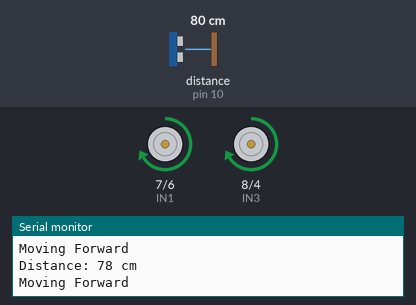
A sketch run on a simulated Arduino Uno, built with avr-gcc and run on an emulated ATmega328P. On the bench: motor-driver pin pairs drawn as motors (green arrow = first pin HIGH = forward, orange = second pin HIGH = backward, longer = more drive, scaled by the enable pin), the last lines printed to the serial monitor. Wiring (inferred from the names in the program): ultrasonic range finder: trigger pin 9; echo pin 10. The test bench sets the inputs (shaded band); at power-on: distance to the obstacle (sensor on pin 10) 80 cm. The echo pulse lasts 58.3 µs per cm.

Above: at 1.2 s.
1.3 s: distance to the obstacle (sensor on pin 10) set to 24 cm
2.8 s: distance to the obstacle (sensor on pin 10) set to 19 cm
At 3.75 s:
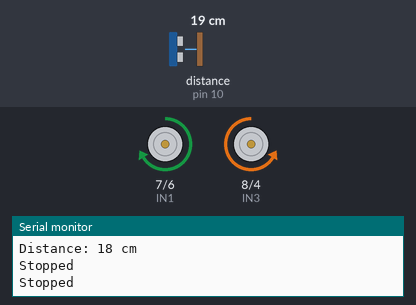
At 4.3 s:
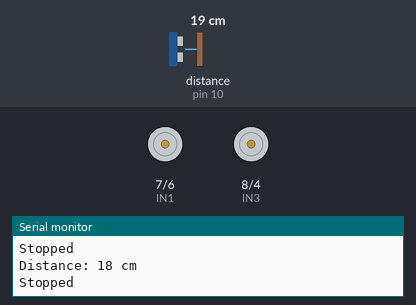
5.8 s: distance to the obstacle (sensor on pin 10) set to 35 cm
8.8 s: distance to the obstacle (sensor on pin 10) set to 2 cm
At 9.53 s:
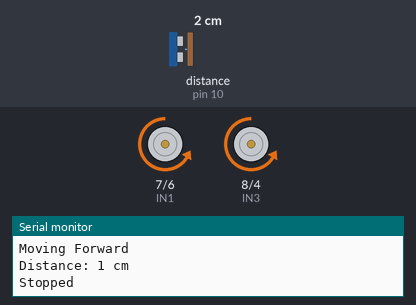
11.8 s: distance to the obstacle (sensor on pin 10) set to 120 cm
Timing chart, 0 to 14.8 s (numbered marks = the images above; inputs shaded):
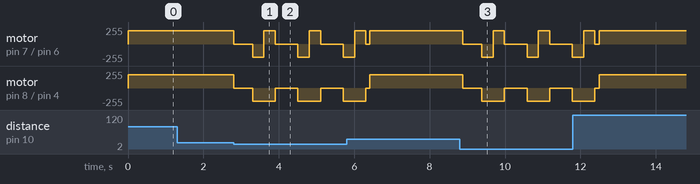

The sketch:

Main.ino
```cpp
// Ορισμός των Pins του Αισθητήρα Υπερήχων (HC-SR04)
const int trigPin = 9;  // Trigger Pin
const int echoPin = 10; // Echo Pin

// Ορισμός των Pins του Driver κινητήρων (π.χ. L298N)
// Αριστερός κινητήρας
const int ENA = 5;
const int IN1 = 7;
const int IN2 = 6;
// Δεξιός κινητήρας
const int ENB = 11;
const int IN3 = 8;
const int IN4 = 4;

// Σταθερά απόστασης (σε cm) - Αν η απόσταση είναι μικρότερη από αυτή, θεωρείται εμπόδιο.
const int DISTANCE_THRESHOLD = 20;

void setup() {
    // Θέτει τα pins του αισθητήρα
    pinMode(trigPin, OUTPUT);
    pinMode(echoPin, INPUT);

    // Θέτει τα pins του driver κινητήρων ως εξόδους
    pinMode(ENA, OUTPUT);
    pinMode(IN1, OUTPUT);
    pinMode(IN2, OUTPUT);
    pinMode(ENB, OUTPUT);
    pinMode(IN3, OUTPUT);
    pinMode(IN4, OUTPUT);

    // Ρυθμίζει την ταχύτητα (PWM)
    analogWrite(ENA, 200); // 0-255
    analogWrite(ENB, 200);

    Serial.begin(9600); // Εκκίνηση σειριακής επικοινωνίας για debugging
}

// Συνάρτηση για τη μέτρηση της απόστασης σε cm
long getDistance() {
    // Καθαρίζει το trigPin
    digitalWrite(trigPin, LOW);
    delayMicroseconds(2);

    // Στέλνει παλμό
    digitalWrite(trigPin, HIGH);
    delayMicroseconds(10);
    digitalWrite(trigPin, LOW);

    // Διαβάζει το echoPin, επιστρέφει τη διάρκεια του παλμού
    long duration = pulseIn(echoPin, HIGH);

    // Μετατρέπει τη διάρκεια σε απόσταση (cm). Η ταχύτητα του ήχου είναι 340m/s (0.034cm/μs)
    // Απόσταση = (Διάρκεια * 0.034) / 2
    long distance = duration * 0.034 / 2;

    return distance;
}

// Συνάρτηση κίνησης: Προχώρα μπροστά
void moveForward() {
    digitalWrite(IN1, HIGH);
    digitalWrite(IN2, LOW);
    digitalWrite(IN3, HIGH);
    digitalWrite(IN4, LOW);
    Serial.println("Moving Forward");
}

// Συνάρτηση κίνησης: Σταμάτα
void stopRobot() {
    digitalWrite(IN1, LOW);
    digitalWrite(IN2, LOW);
    digitalWrite(IN3, LOW);
    digitalWrite(IN4, LOW);
    Serial.println("Stopped");
}

// Συνάρτηση κίνησης: Στρίψε δεξιά (π.χ. 300ms)
void turnRight() {
    digitalWrite(IN1, HIGH); // Αριστερός κινητήρας εμπρός
    digitalWrite(IN2, LOW);
    digitalWrite(IN3, LOW);  // Δεξιός κινητήρας πίσω (ή σταματημένος)
    digitalWrite(IN4, HIGH);
    delay(300);
    stopRobot();
}

// Συνάρτηση κίνησης: Στρίψε αριστερά (π.χ. 300ms)
void turnLeft() {
    digitalWrite(IN1, LOW);  // Αριστερός κινητήρας πίσω (ή σταματημένος)
    digitalWrite(IN2, HIGH);
    digitalWrite(IN3, HIGH); // Δεξιός κινητήρας εμπρός
    digitalWrite(IN4, LOW);
    delay(300);
    stopRobot();
}


void loop() {
    long currentDistance = getDistance();
    Serial.print("Distance: ");
    Serial.print(currentDistance);
    Serial.println(" cm");

    // Έλεγχος για εμπόδιο
    if (currentDistance <= DISTANCE_THRESHOLD) {
        stopRobot(); // 1. Σταμάτα
        delay(500); // Περίμενε μισό δευτερόλεπτο

        // 2. Στρίψε πίσω λίγο
        digitalWrite(IN1, LOW);
        digitalWrite(IN2, HIGH);
        digitalWrite(IN3, LOW);
        digitalWrite(IN4, HIGH);
        delay(300);
        stopRobot();

        // 3. Αποφάσισε πού να στρίψεις (Απλοποιημένο: Στρίψε τυχαία δεξιά)
        turnRight();

    } else {
        // Δεν υπάρχει εμπόδιο, προχώρα
        moveForward();
    }

    delay(100); // Μικρή καθυστέρηση μεταξύ των μετρήσεων
}
```

Measured:
- the behaviour switches between 22 and 21 cm on distance to the obstacle (sensor on pin 10) (found by bisection; images 0 and 1)
- after the input at 2.8 s, motor on pin 7 (IN1) / pin 6 (IN2): forward 200/255 → stopped at once, then repeats every 1.2 s: backward 200/255 0.30 s, forward 200/255 0.30 s, stopped 0.60 s; motor on pin 8 (IN3) / pin 4 (IN4): alternates backward 200/255 for 0.60 s and stopped for 0.60 s, starting at once
- after the input at 8.8 s, motor on pin 7 (IN1) / pin 6 (IN2): forward 200/255 → stopped after 0.08 s, then repeats every 1.2 s: backward 200/255 0.30 s, forward 200/255 0.30 s, stopped 0.60 s; motor on pin 8 (IN3) / pin 4 (IN4): alternates backward 200/255 for 0.60 s and stopped for 0.60 s, starting after 0.08 s
